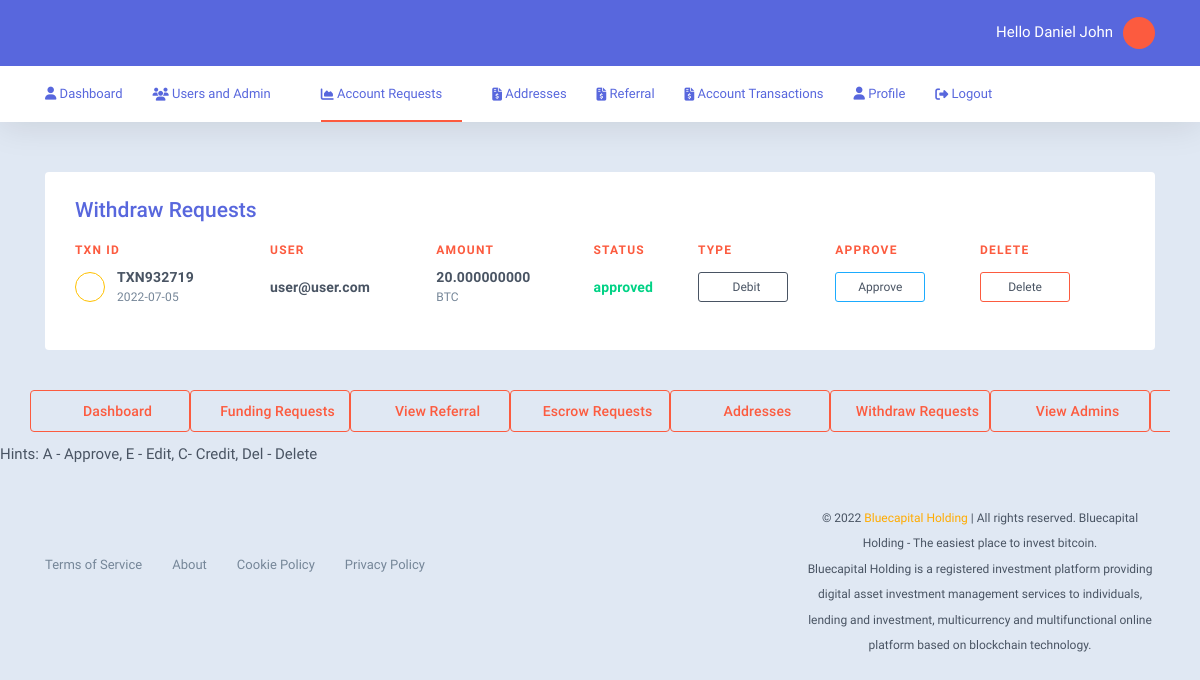
The app's page /user/admin/withdraw-requests.php (signed in) with its own data.
### tables this page shows
CREATE TABLE `users` (
  `id_no` int(11) NOT NULL,
  `firstname` varchar(255) DEFAULT NULL,
  `lastname` varchar(255) DEFAULT NULL,
  `user_email` varchar(255) NOT NULL,
  `user_pass` varchar(255) NOT NULL,
  `address` varchar(255) DEFAULT NULL,
  `city` varchar(255) DEFAULT NULL,
  `country` varchar(255) DEFAULT NULL,
  `phone` varchar(55) DEFAULT NULL,
  `photo` varchar(255) DEFAULT NULL,
  `affid` int(255) DEFAULT NULL,
  `reg_date` date NOT NULL DEFAULT current_timestamp()
);

CREATE TABLE `withdraw` (
  `id_no` int(11) NOT NULL,
  `user_email` varchar(255) NOT NULL,
  `wtxn` varchar(512) DEFAULT NULL,
  `wcurrency` varchar(255) DEFAULT NULL,
  `wamount` decimal(19,9) DEFAULT NULL,
  `wallet_address` varchar(512) DEFAULT NULL,
  `wstatus` varchar(255) NOT NULL DEFAULT 'pending',
  `withdraw_request_date` date DEFAULT current_timestamp()
);

### user/config.php (called while the page is built, shortened)
<?php
include "session.php";
$con = new mysqli(SERVER,USER,PASS,DB);
if(isset($_SESSION['email']) && $_SESSION['email']!==null){
$sql_profile = "SELECT * FROM `users` WHERE `user_email`='$session_email'";
$sql_exec = $con->query($sql_profile);
foreach($sql_exec as $info){extract($info);
}
$sql_withdraw = "SELECT * FROM `withdraw` WHERE `user_email`='$session_email'";
$sql_withdraw_exec = $con->query($sql_withdraw);
}
?>

### user/function.php (called while the page is built, shortened)
<?php
require_once('config.php');
?>

### user/admin/withdraw-requests.php (the view, shortened to what this page needs)
<?php
include('../function.php');
?>
<?php include('header.php'); ?>
<body class="page-user">
<?php include('nav.php'); ?>
<div>
  <div class="page-content">
      <div class="container">
            <div class="card content-area">
              <div class="card-innr table-responsive">
                    <div class="card-head">
                        <h4 class="card-title">Withdraw Requests</h4>
                    </div>
  <table class="data-table table table-hover dt-init user-tnx">
                        <thead>
                            <tr class="data-item data-head">
                                <th class="data-col dt-tnxno">Txn ID</th>
                                <th class="data-col dt-tnxno">User</th>
                                <th class="data-col dt-amount">Amount</th>
                                <th class="data-col dt-account">Status</th>
                                <th class="data-col dt-type">
                                    <div class="dt-type-text">Type</div>
                                </th>
                                <th class="data-col data-actions">Approve</th>
                                <th class="data-col data-actions">Delete</th>
                            </tr>
                        </thead>
                        <tbody>
                            <?php
                            $sqlWithdraw = "SELECT * FROM `withdraw`";
                        $sqlWithdrawExec = $con->query($sqlWithdraw);
                        foreach($sqlWithdrawExec as $withdrawInfo){extract($withdrawInfo);?>
                                                        <tr class="data-item">
                                <td class="data-col dt-tnxno">
                                    <div class="d-flex align-items-center">
                                                                                <div class="data-state data-state-pending">
                                        </div>
                                                                                <div class="fake-class">
                                        <span class="lead tnx-id"><?php if(isset($wtxn) && $wtxn!==null){echo $wtxn;}?></span>
                                            <span class="sub sub-date"><?php if(isset($withdraw_request_date) && $withdraw_request_date!==null){echo $withdraw_request_date;}?></span>
                                        </div>
                                    </div>
                                </td>
                                 <td class="data-col dt-token">
                                    <span class="lead token-amount"><?php if(isset($withdrawInfo['user_email']) && $withdrawInfo['user_email']!==null){echo $withdrawInfo['user_email'];}?></span>
                                </td>
                                <td class="data-col dt-token">
                                    <span class="lead token-amount"><?php if(isset($wamount) && $wamount!==null){echo $wamount;}?></span>
                                    <span class="sub sub-symbol"><?php if(isset($wcurrency) && $wcurrency!==null){echo strtoupper($wcurrency);}?></span>
                                </td>
                                <td class="data-col dt-account">
     <span class="lead user-info text-success"><?php if(isset($wstatus) && $wstatus!==null){echo $wstatus;}?></span>
                                                                    </td>
                                <td class="data-col dt-type">
               <?php if(isset($withdraw_request_date)&&isset($wamount)&&isset($wcurrency)&&isset($wstatus)){echo "<span class='dt-type-md badge badge-outline badge-error badge-md'>Debit</span>";}?>
                                                </td>
                            <td class="data-col dt-type">
                                    <a href="user.php?aw=<?= $wtxn; ?>" class="dt-type-md"><span class='badge badge-outline badge-info badge-md'>Approve</span></a>
                                </td>
                                  <td class="data-col dt-type">
                                    <a href="user.php?dw=<?= $wtxn; ?>" class="dt-type-md"><span class='badge badge-outline badge-primary badge-md'>Delete</span></a>
                                </td>
                            </tr>
                        <?php }?>
                                                    </tbody>
                    </table>
                </div>
        </div>
  </div>
</div>
<?php include('footer-menu.php');?>
    <div class="footer-bar">
        <div class="container">
            <div class="row align-items-center justify-content-center">
                <div class="col-md-8">
                    <ul class="footer-links">
                       <li><a href="https://blucapitalholding.com/docs/terms-of-use.php">Terms of Service</a></li>
        <li><a href="https://blucapitalholding.com/docs/about.php">About</a></li>
        <li><a href="https://blucapitalholding.com/docs/cookie-policy.php">Cookie Policy</a></li>
        <li><a href="https://blucapitalholding.com/docs/privacy-policy.php">Privacy Policy</a></li>
                    </ul>
                </div>
                <div class="col-md-4 mt-2 mt-sm-0">
                    <div class="d-flex justify-content-between justify-content-md-end align-items-center guttar-25px pdt-0-5x pdb-0-5x">
                        <div class="copyright-text"><p style="padding:10px 0 !important;"><center><small>©&nbsp;<?= date('Y');?>&nbsp;<a href="#"><span class="orange">Bluecapital Holding</span></a> | All rights reserved.&nbsp;Bluecapital Holding - The easiest place to invest bitcoin.<br>Bluecapital Holding is a registered investment platform providing digital asset investment management services to individuals, lending and investment, multicurrency and multifunctional online platform based on blockchain technology.</small></center></p></div>
                    </div>
                </div>
            </div>
        </div>
    </div>
    </body>
    </html>

### user/admin/nav.php (shortened to what this page needs)
<div class="topbar-wrap">
       <div class="topbar is-sticky">
           <div class="container">
               <div class="d-flex justify-content-between align-items-center">
                   <ul class="topbar-nav">
                       <li class="topbar-nav-item relative"><span class="user-welcome d-none d-lg-inline-block">Hello&nbsp;<?php if(isset($firstname) && isset($lastname)){echo $firstname."&nbsp;".$lastname;}?></span><a class="toggle-tigger user-thumb" href="#"></a>
                       </li>
                   </ul>
               </div>
           </div>
       </div>
       <div class="navbar">
           <div class="container">
               <div class="navbar-innr">
                   <ul class="navbar-menu">
                       <li><a href="view-users.php"><span class="icon-s"><i class="fa fa-user"></i>&nbsp;Dashboard</a></li>
                       <li class="has-dropdown page-links-all">
                           <a class="drop-toggle" href="#"><i class="fa fa-users"></i>&nbsp;Users and Admin</a>
                       </li>
                       <li class="has-dropdown page-links-all">
                           <a class="drop-toggle" href="#"><i class="fa fa-chart-area"></i>&nbsp;Account Requests</a>
                       </li>
                       <li><a href="addresses.php"><i class="fa fa-file-invoice-dollar"></i>&nbsp;Addresses</a></li>
                       <li><a href="referral.php"><i class="fa fa-file-invoice-dollar"></i>&nbsp;Referral</a></li>
                        <li><a href="transactions.php"><i class="fa fa-file-invoice-dollar"></i>&nbsp;Account Transactions</a></li>
                     <li><a href="./edit-profile.php"><span class="icon-s"><i class="fa fa-user"></i>&nbsp;Profile</a></li>
                        <li><a href="../logout.php"><i class="fa fa-sign-out-alt"></i>&nbsp;Logout</a></li>
                   </ul>
               </div>
           </div>
       </div>
   </div>

### user/admin/header.php (style rules this page uses)
.topbar,.topbar-wrap,.is-sticky,.topbar.is-sticky { background-color:#5867dd !important; background-image:linear-gradient(45deg,#5867dd 0%, #5867dd 100%) !important; color:#fff !important; }
.token-info-sub,.card-title { color:#5867dd !important; }
.navbar-menu > li > a { color:#5867dd !important; }
a.drop-toggle::after { content:none !important; }
li > a:hover, .orange { color: #FFAB00 !important; }

### records on screen
users: firstname "Daniel", lastname "John"
withdraw: wtxn "TXN932719", withdraw_request_date "2022-07-05", user_email "user@user.com", wamount "20.000000000", wcurrency "BTC", wstatus "approved"
